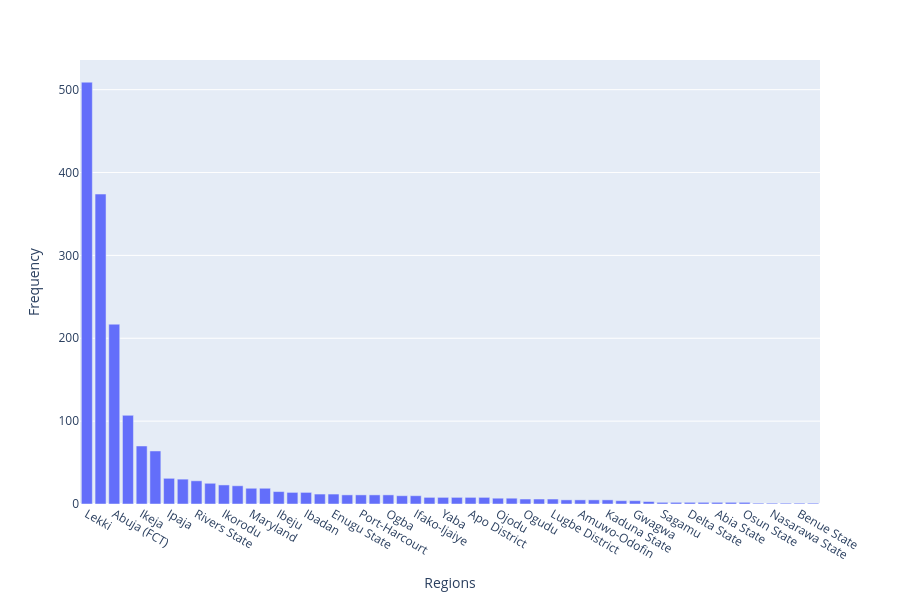

The cell this chart's notebook holds for it:
### Markdown cell above
**Data Visualization**

### Code cell
#bar chart for region count
region_count = df["region_parent_name"].value_counts()
fig1 = px.bar(
    x=region_count.index,
    y=region_count.values,
)
fig1.update_layout(
    xaxis_title='Regions',
    yaxis_title='Frequency',
    height=600
)
fig1.show()

### Figure 1 — Plotly figure (JSON) as saved in the notebook; plotly's stock layout.template omitted (floating-point values rounded to 4 significant figures)
{"data": [{"hovertemplate": "x=%{x}<br>y=%{y}<extra></extra>", "legendgroup": "", "marker": {"color": "#636efa", "pattern": {"shape": ""}}, "name": "", "orientation": "v", "showlegend": false, "textposition": "auto", "type": "bar", "x": ["Lekki", "Lagos State", "Abuja (FCT)", "Ajah", "Ikeja", "Gwarinpa", "Ipaja", "Ogun State", "Rivers State", "Magodo", "Ikorodu", "Katampe", "Maryland", "Surulere", "Ibeju", "Edo State", "Ibadan", "Agege", "Enugu State", "Oyo State", "Port-Harcourt", "Gbagada", "Ogba", "Alimosho", "Ifako-Ijaiye", "Ilupeju", "Yaba", "Ikotun/Igando", "Apo District", "Ikoyi", "Ojodu", "Victoria Island", "Ogudu", "Egbe/Idimu", "Lugbe District", "Jiwa", "Amuwo-Odofin", "Egbeda", "Kaduna State", "Imo State", "Gwagwa", "Ondo State", "Sagamu", "Shomolu", "Delta State", "Isolo", "Abia State", "Garki 1", "Osun State", "Ojo", "Nasarawa State", "Afijio", "Benue State", "Ejigbo"], "xaxis": "x", "y": [509, 374, 217, 107, 70, 64, 31, 30, 28, 25, 23, 22, 19, 19, 15, 14, 14, 12, 12, 11, 11, 11, 11, 10, 10, 8, 8, 8, 8, 8, 7, 7, 6, 6, 6, 5, 5, 5, 5, 4, 4, 3, 2, 2, 2, 2, 2, 2, 2, 1, 1, 1, 1, 1], "yaxis": "y"}], "layout": {"barmode": "relative", "height": 600, "legend": {"tracegroupgap": 0}, "margin": {"t": 60}, "xaxis": {"anchor": "y", "domain": [0, 1], "title": {"text": "Regions"}}, "yaxis": {"anchor": "x", "domain": [0, 1], "title": {"text": "Frequency"}}}}
